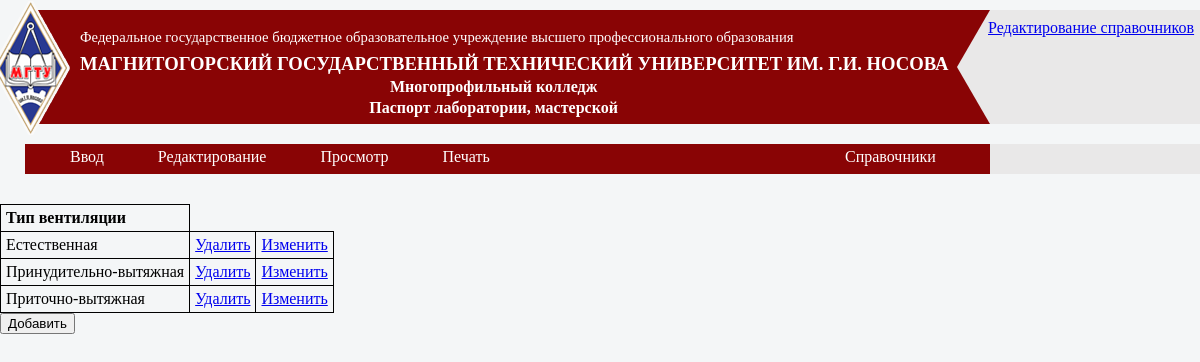
The app's page /spr_vent.php with its own data.
### tables this page shows
CREATE TABLE IF NOT EXISTS `spr_t_vent` (
  `id` bigint(20) unsigned NOT NULL,
  `type_ventilation` varchar(30) NOT NULL
);

### spr_vent.php (the view)
<?
include 'header.php';
 $query = 'SELECT * FROM spr_t_vent';
 $tbl = "spr_t_vent";
$primaryss = mysql_query("SHOW KEYS FROM $tbl WHERE Key_name = 'PRIMARY'");
$primary2 = mysql_fetch_array($primaryss);
$primary3 = $primary2[Column_name];
$result = mysql_query($query) or die(mysql_error());
?>
<div>
<table class="spr">
<thead>
<tr>
<td>Тип вентиляции</td>
</tr>
</thead>
<tbody>
    <?
    while($data = mysql_fetch_array($result)){
        echo "<tr>";
        echo "<td>$data[type_ventilation]</td>";
        echo "<td><a href='delete.php?tbl=$tbl&id=$data[$primary3]&col=$primary3'>Удалить</a></td>";
        echo "<td><a href='edit.php?tbl=$tbl&id=$data[$primary3]&col=$primary3'>Изменить</a></td>";
        echo "</tr>";
    }
    ?>
    </tbody>
</table>
<a href="add.php?tbl=<? echo $tbl; ?>"><button>Добавить</button></a>
</div>

### style.css (style rules this page uses)
html { background-color: #f4f6f7; }
body { margin: 0; padding: 0; }
table.spr td { border: 1px solid black; padding:5px; }
table.spr thead { font-weight: bold; }

### records on screen
spr_t_vent: type_ventilation "Естественная"
spr_t_vent: type_ventilation "Принудительно-вытяжная"
spr_t_vent: type_ventilation "Приточно-вытяжная"
